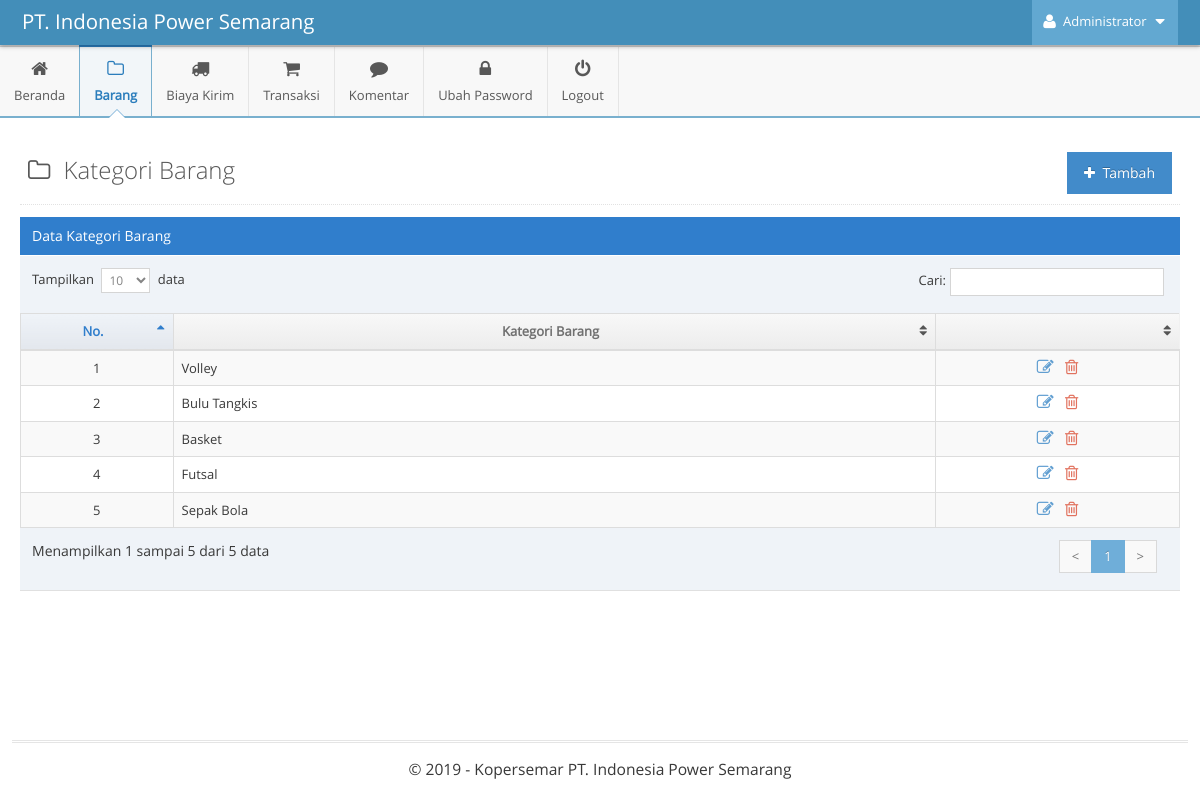
The page /admin/main.php?module=kategori (signed in) on the database as committed earlier.
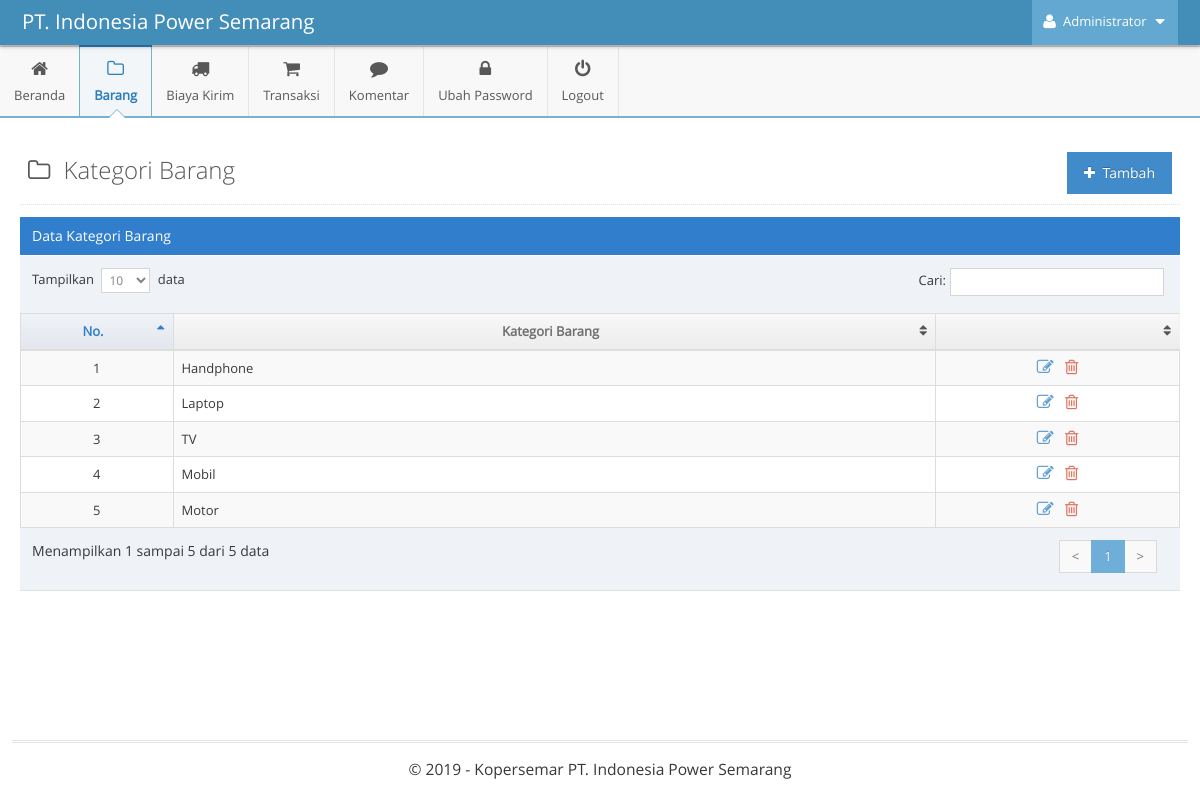
The same page on the database as committed later.
### tables this page shows
CREATE TABLE IF NOT EXISTS `tbl_kategori` (
  `id_kategori` int(11) NOT NULL,
  `nama_kategori` varchar(30) NOT NULL
);

### admin/modules/kategori/view.php (the view, shortened to what this page needs)
<div class="page-content">
	<div class="page-header">
		<h1 style="color:#585858">
			<i style="margin-right:7px" class="ace-icon fa fa-folder-o"></i> Kategori Barang
			<a href="?module=form_kategori&form=add">
                <button class="btn btn-primary pull-right">
					<i class="ace-icon fa fa-plus"></i> Tambah
				</button>
            </a>
		</h1>
	</div>
	<div class="row">
		<div class="col-xs-12">
			<div class="row">
				<div class="col-xs-12">
					<div class="table-header">
						Data Kategori Barang
					</div>
					<div>
						<table id="dynamic-table" class="table table-striped table-bordered table-hover">
							<thead>
								<tr>
									<th>No.</th>
									<th>Kategori Barang</th>
									<th></th>
								</tr>
							</thead>
							<tbody>
							<?php
							$no = 1;
							$query = mysqli_query($mysqli, "SELECT * FROM tbl_kategori ORDER BY id_kategori DESC")
															or die('Ada kesalahan pada query tampil data kategori: '.mysqli_error($mysqli));
                            while ($data = mysqli_fetch_assoc($query)) {
                            ?>
                            	<tr>
									<td width="50" class="center"><?php echo $no; ?></td>
									<td width="250"><?php echo $data['nama_kategori']; ?></td>
									<td width="80" class="center">
										<div class="action-buttons">
											<a data-rel="tooltip" data-placement="top" title="Ubah" style="margin-right:5px" class="blue tooltip-info" href="?module=form_kategori&form=edit&id=<?php echo $data['id_kategori']; ?>">
												<i class="ace-icon fa fa-edit bigger-130"></i>
											</a>
											<a data-rel="tooltip" data-placement="top" title="Hapus" class="red tooltip-error" href="modules/kategori/proses.php?act=delete&id=<?php echo $data['id_kategori'];?>" onclick="return confirm('Anda yakin ingin menghapus kategori barang <?php echo $data['nama_kategori']; ?> ?');">
												<i class="ace-icon fa fa-trash-o bigger-130"></i>
											</a>
										</div>
									</td>
								</tr>
							<?php
                            	$no++;
                            } ?>
							</tbody>
						</table>
					</div>
				</div>
			</div>
		</div>
	</div>
</div>

Rows that differ between the two databases and show on the page:
removed tbl_kategori: nama_kategori "Bulu Tangkis"
removed tbl_kategori: nama_kategori "Sepak Bola"
added tbl_kategori: nama_kategori "Handphone"
added tbl_kategori: nama_kategori "Laptop"
changed tbl_kategori (number 3 of 5 on the later page): nama_kategori "Volley" → "TV"
changed tbl_kategori: nama_kategori "Basket" → "Mobil"
changed tbl_kategori: nama_kategori "Futsal" → "Motor"
